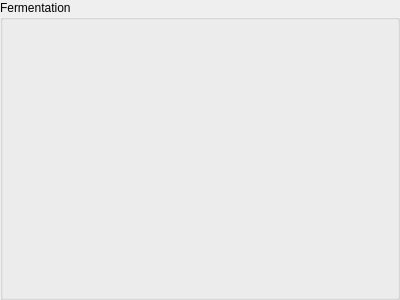
<?xml version="1.0" encoding="UTF-8"?>
<ui version="4.0">
 <class>DruidFermentation</class>
 <widget class="QGroupBox" name="DruidFermentation">
  <property name="geometry">
   <rect>
    <x>0</x>
    <y>0</y>
    <width>400</width>
    <height>300</height>
   </rect>
  </property>
  <property name="windowTitle">
   <string>GroupBox</string>
  </property>
  <property name="title">
   <string>Fermentation</string>
  </property>
  <layout class="QFormLayout" name="formLayout">
   <property name="fieldGrowthPolicy">
    <enum>QFormLayout::AllNonFixedFieldsGrow</enum>
   </property>
  </layout>
 </widget>
 <resources/>
 <connections/>
</ui>
